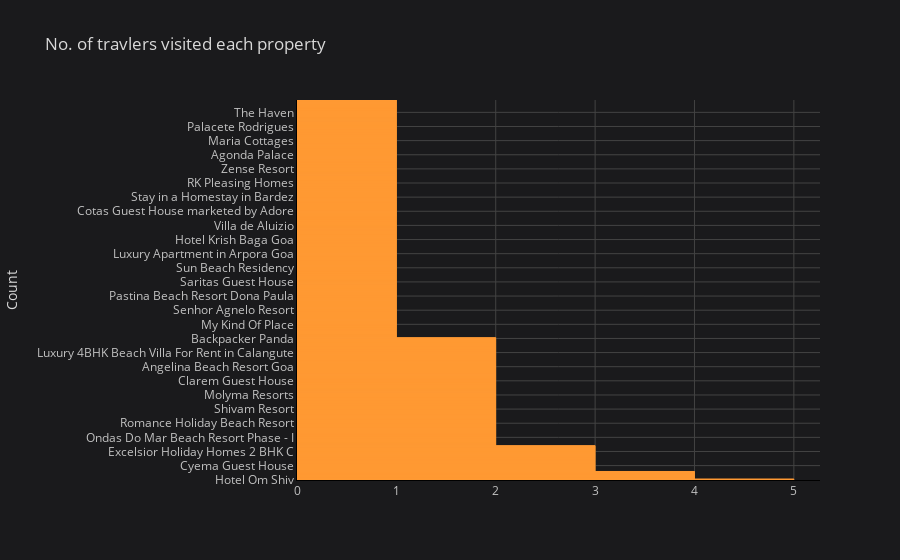

Notebook source saved alongside this figure:
### Markdown cell above
#### The max number of customers who visited a hotel was 5 and min was 1. Hotel Om shiv and Roasdhouse hostels were among the popular picks. While majority of the hotels was visited by only one customer.

### Code cell
goa['property_name'].value_counts().iplot(kind='barh', yTitle='Count', linecolor='black', title='No. of travlers visited each property')

### Figure 1 — Plotly figure (JSON) as saved in the notebook; plotly's stock layout.template omitted (floating-point values rounded to 4 significant figures; data arrays with more than 128 entries replaced by an {"elided": "..."} marker saying what was removed)
{"data": [{"marker": {"color": "rgba(255, 153, 51, 0.6)", "line": {"color": "rgba(255, 153, 51, 1.0)", "width": 1}}, "name": "property_name", "orientation": "h", "text": "", "type": "bar", "x": {"elided": "753 int values"}, "y": {"elided": "753 str values"}}], "layout": {"legend": {"bgcolor": "#1A1A1C", "font": {"color": "#D9D9D9"}}, "paper_bgcolor": "#1A1A1C", "plot_bgcolor": "#1A1A1C", "title": {"font": {"color": "#D9D9D9"}, "text": "No. of travlers visited each property"}, "xaxis": {"gridcolor": "#434343", "linecolor": "black", "showgrid": true, "tickfont": {"color": "#C2C2C2"}, "title": {"font": {"color": "#D9D9D9"}, "text": ""}, "zerolinecolor": "#666570"}, "yaxis": {"gridcolor": "#434343", "linecolor": "black", "showgrid": true, "tickfont": {"color": "#C2C2C2"}, "title": {"font": {"color": "#D9D9D9"}, "text": "Count"}, "zerolinecolor": "#666570"}}}
